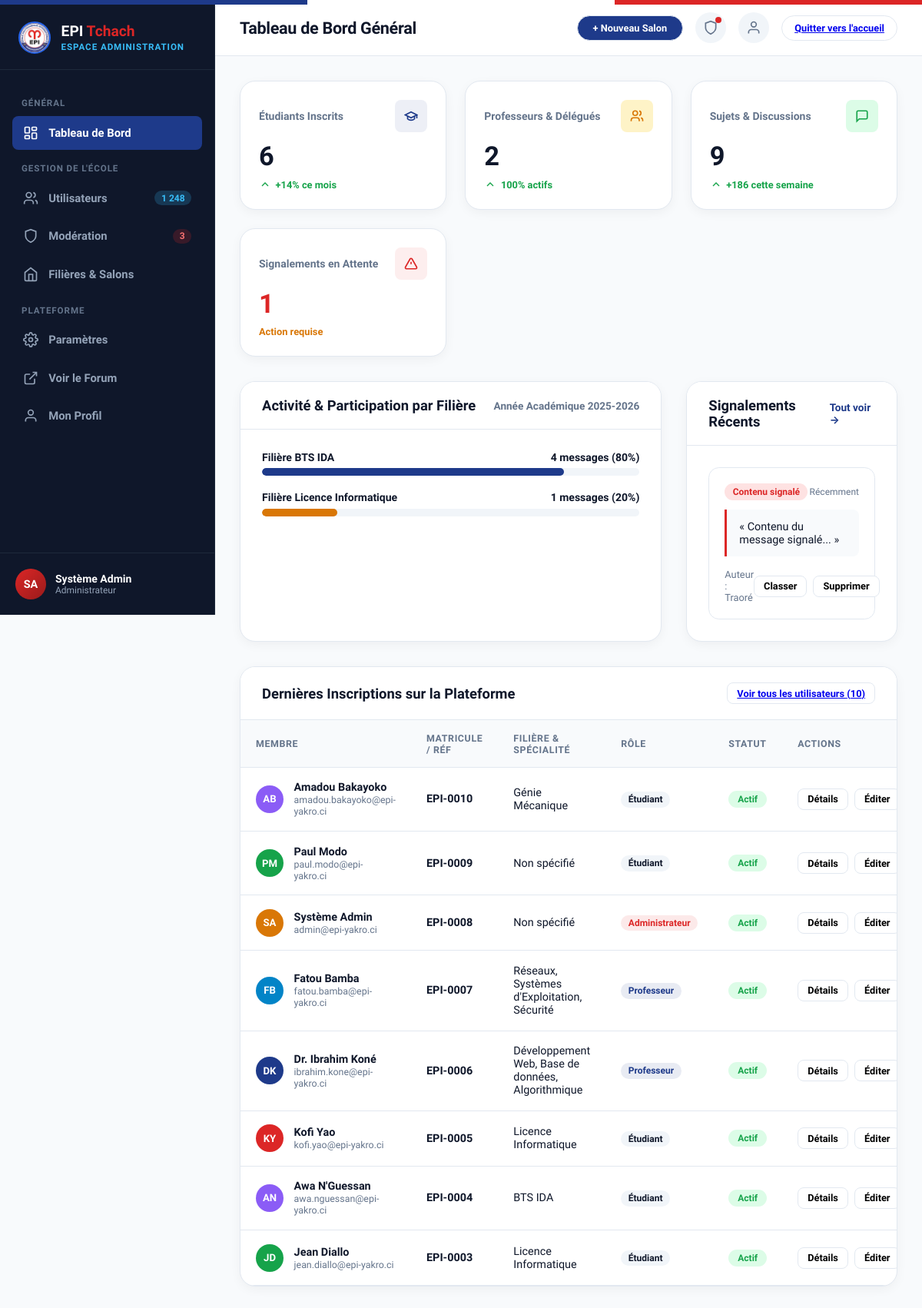
The app's page /admin (signed in) with its own data.
### tables this page shows
CREATE TABLE signalements (
    id              INT UNSIGNED AUTO_INCREMENT PRIMARY KEY,
    auteur_id       INT UNSIGNED NOT NULL,
    type_cible      ENUM('publication','commentaire') NOT NULL,
    cible_id        INT UNSIGNED NOT NULL,
    motif           TEXT NOT NULL,
    statut          ENUM('en_attente','traite','rejete') NOT NULL DEFAULT 'en_attente',
    traite_par      INT UNSIGNED DEFAULT NULL,
    date_signalement DATETIME NOT NULL DEFAULT CURRENT_TIMESTAMP,
    date_traitement DATETIME DEFAULT NULL,
    FOREIGN KEY (auteur_id) REFERENCES utilisateurs(id) ON DELETE CASCADE,
    FOREIGN KEY (traite_par) REFERENCES utilisateurs(id) ON DELETE SET NULL
);

CREATE TABLE utilisateurs (
    id                  INT UNSIGNED AUTO_INCREMENT PRIMARY KEY,
    nom                 VARCHAR(100) NOT NULL,
    prenom              VARCHAR(100) NOT NULL,
    email               VARCHAR(150) NOT NULL UNIQUE,
    mot_de_passe        VARCHAR(255) NOT NULL,
    avatar_url          VARCHAR(255) DEFAULT NULL,
    biographie          TEXT DEFAULT NULL,
    filiere             VARCHAR(150) DEFAULT NULL,           
    modules_enseignes   TEXT DEFAULT NULL,                   
    role                ENUM('etudiant','professeur','moderateur','administrateur') NOT NULL DEFAULT 'etudiant',
    est_actif           BOOLEAN NOT NULL DEFAULT TRUE,
    date_inscription    DATETIME NOT NULL DEFAULT CURRENT_TIMESTAMP,
    derniere_connexion  DATETIME DEFAULT NULL
);

### views/desktop/admin/dashboard.php (the view, shortened to what the rows shown need)
<?php
$asset = isset($assetBase) ? $assetBase : (isset($baseUrl) ? $baseUrl . '/public/assets' : '/public/assets');
?>
<!DOCTYPE html>
<html lang="fr">
<head>
  <link rel="stylesheet" href="<?= $asset ?>/css/desktop/admin.css" />
</head>
<body>
  <div class="admin-wrapper">
    <main class="admin-main-area">
      <header class="admin-topbar">
        <div class="topbar-left">
          <h1 class="page-title">Tableau de Bord Général</h1>
        </div>
      </header>
      <div class="admin-content">
        <div class="admin-section-grid">
          <div class="admin-card">
            <div class="card-header-flex">
              <h2 class="card-title">Activité & Participation par Filière</h2>
            </div>
          </div>
          <div class="admin-card">
            <div class="card-header-flex">
              <h2 class="card-title">Signalements Récents</h2>
            </div>
            <div class="card-body" style="display:flex; flex-direction:column; gap:1rem;">
              <?php if (empty($recentReports)): ?>
                <div style="text-align:center; padding:2rem 1rem; color:var(--admin-muted);">
                  <svg width="40" height="40" viewBox="0 0 24 24" fill="none" stroke="currentColor" stroke-width="1.5" style="margin:0 auto 0.5rem; display:block; opacity:0.6;"><circle cx="12" cy="12" r="10"/><path d="m9 12 2 2 4-4"/></svg>
                  <p style="font-size:0.9rem; font-weight:600; margin:0;">Aucun signalement en attente</p>
                  <span style="font-size:0.8rem;">La communauté respecte la charte de bon usage.</span>
                </div>
              <?php else: ?>
                <?php foreach (array_slice($recentReports, 0, 2) as $report): ?>
                <div class="report-card" style="margin:0;" data-report-id="<?= (int)$report['id'] ?>">
                  <div class="report-header">
                    <span class="report-reason-badge"><?= htmlspecialchars($report['raison'] ?? 'Contenu signalé') ?></span>
                    <span style="font-size:0.75rem; color:var(--admin-muted);"><?= htmlspecialchars($report['created_at'] ?? 'Récemment') ?></span>
                  </div>
                  <div class="report-content-preview">
                    « <?= htmlspecialchars(mb_strimwidth($report['message_contenu'] ?? 'Contenu du message signalé...', 0, 120, '...')) ?> »
                  </div>
                  <div class="report-footer">
                    <span>Auteur : <?= htmlspecialchars($report['auteur_nom'] ?? 'Membre') ?></span>
                    <div class="action-buttons">
                      <button type="button" class="btn-table-action btn-mod-approve" data-report-id="<?= (int)$report['id'] ?>">Classer</button>
                      <button type="button" class="btn-table-action btn-table-danger btn-mod-delete" data-report-id="<?= (int)$report['id'] ?>">Supprimer</button>
                    </div>
                  </div>
                </div>
                <?php endforeach; ?>
              <?php endif; ?>
            </div>
          </div>
        </div>
        <div class="admin-card">
          <div class="card-header-flex">
            <h2 class="card-title">Dernières Inscriptions sur la Plateforme</h2>
          </div>
          <div class="table-responsive">
            <table class="admin-table">
              <thead>
                <tr>
                  <th>Membre</th>
                  <th>Matricule / Réf</th>
                  <th>Filière & Spécialité</th>
                  <th>Rôle</th>
                  <th>Statut</th>
                  <th>Actions</th>
                </tr>
              </thead>
              <tbody>
                <?php if (empty($recentUsers)): ?>
                  <tr>
                    <td colspan="6" style="text-align:center; padding:1.5rem; color:var(--admin-muted);">Aucun utilisateur enregistré pour le moment.</td>
                  </tr>
                <?php else: ?>
                  <?php foreach ($recentUsers as $u):
                      $roleKey = strtolower($u['role'] ?? 'etudiant');
                      $initials = strtoupper(mb_substr($u['prenom'] ?? 'U', 0, 1) . mb_substr($u['nom'] ?? 'N', 0, 1));
                      $colors = ['#1e3a8a', '#0284c7', '#d97706', '#16a34a', '#8b5cf6', '#dc2626'];
                      $color = $colors[($u['id'] ?? 1) % count($colors)];
                  ?>
                  <tr data-user-id="<?= (int)$u['id'] ?>" data-role="<?= htmlspecialchars($roleKey) ?>">
                    <td>
                      <div class="user-cell">
                        <div class="user-avatar-small" style="background:<?= $color ?>;"><?= htmlspecialchars($initials) ?></div>
                        <div class="user-names">
                          <span class="user-full-name"><?= htmlspecialchars(($u['prenom'] ?? '') . ' ' . ($u['nom'] ?? '')) ?></span>
                          <span class="user-email-sub"><?= htmlspecialchars($u['email'] ?? '') ?></span>
                        </div>
                      </div>
                    </td>
                    <td><strong>EPI-<?= str_pad((string)$u['id'], 4, '0', STR_PAD_LEFT) ?></strong></td>
                    <td class="user-filiere-cell"><?= htmlspecialchars(!empty($u['filiere']) ? $u['filiere'] : (!empty($u['modules_enseignes']) ? $u['modules_enseignes'] : 'Non spécifié')) ?></td>
                    <td>
                      <?php if ($roleKey === 'administrateur' || $roleKey === 'admin'): ?>
                        <span class="role-pill role-admin">Administrateur</span>
                      <?php elseif ($roleKey === 'professeur'): ?>
                        <span class="role-pill role-prof">Professeur</span>
                      <?php elseif ($roleKey === 'delegue'): ?>
                        <span class="role-pill role-delegue">Délégué</span>
                      <?php else: ?>
                        <span class="role-pill">Étudiant</span>
                      <?php endif; ?>
                    </td>
                    <td><span class="status-pill status-active">Actif</span></td>
                    <td>
                      <div class="action-buttons">
                        <button type="button" class="btn-table-action btn-view-profile" data-user-id="<?= (int)$u['id'] ?>">Détails</button>
                        <button type="button" class="btn-table-action btn-edit-user" data-user-id="<?= (int)$u['id'] ?>">Éditer</button>
                      </div>
                    </td>
                  </tr>
                  <?php endforeach; ?>
                <?php endif; ?>
              </tbody>
            </table>
          </div>
        </div>
      </div>
    </main>
  </div>
</body>
</html>

### records on screen
signalements: raison "Contenu signalé", created_at "Récemment", message_contenu "Contenu du message signalé...", auteur.nom "Traoré"
utilisateurs: initials "AB", prenom+nom "Amadou Bakayoko", email "amadou.bakayoko@epi-yakro.ci", id "0010", filiere "Génie Mécanique", role "Étudiant"
utilisateurs: initials "PM", prenom+nom "Paul Modo", email "paul.modo@epi-yakro.ci", id "0009", filiere+modules_enseignes "Non spécifié", role "Étudiant"
utilisateurs: initials "SA", prenom+nom "Système Admin", email "admin@epi-yakro.ci", id "0008", filiere+modules_enseignes "Non spécifié", role "Administrateur"
utilisateurs: initials "FB", prenom+nom "Fatou Bamba", email "fatou.bamba@epi-yakro.ci", id "0007", modules_enseignes "Réseaux, Systèmes d'Exploitation, Sécurité", role "Professeur"
utilisateurs: initials "DK", prenom+nom "Dr. Ibrahim Koné", email "ibrahim.kone@epi-yakro.ci", id "0006", modules_enseignes "Développement Web, Base de données, Algorithmique", role "Professeur"
utilisateurs: initials "KY", prenom+nom "Kofi Yao", email "kofi.yao@epi-yakro.ci", id "0005", filiere "Licence Informatique", role "Étudiant"
utilisateurs: initials "AN", prenom+nom "Awa N'Guessan", email "awa.nguessan@epi-yakro.ci", id "0004", filiere "BTS IDA", role "Étudiant"
utilisateurs: initials "JD", prenom+nom "Jean Diallo", email "jean.diallo@epi-yakro.ci", id "0003", filiere "Licence Informatique", role "Étudiant"

### other values on screen
$adminAvatar "SA"
$adminName "Système Admin"
$adminRole "Administrateur"
$kpis['etudiants_count'] "6"
$kpis['professeurs_count'] "2"
$kpis['publications_count'] "9"
$kpis['signalements_count'] "1"
$f['nom'] "Filière BTS IDA"
$f['messages'] "4"
$f['pourcentage'] "80"
$f['nom'] "Filière Licence Informatique"
$f['messages'] "1"
$f['pourcentage'] "20"
$kpis['total_users'] "10"
